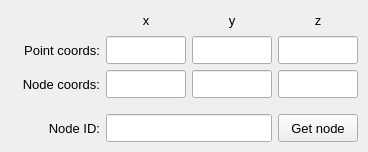
        <widget class="QWidget" name="tab_advanced_search">
         <attribute name="title">
          <string>Advanced search</string>
         </attribute>
         <layout class="QGridLayout" name="gridLayout_11">
          <property name="leftMargin">
           <number>4</number>
          </property>
          <property name="topMargin">
           <number>4</number>
          </property>
          <property name="rightMargin">
           <number>4</number>
          </property>
          <property name="bottomMargin">
           <number>4</number>
          </property>
          <property name="spacing">
           <number>4</number>
          </property>
          <item row="1" column="0">
           <widget class="QFrame" name="frame_7">
            <property name="frameShape">
             <enum>QFrame::Shape::NoFrame</enum>
            </property>
            <property name="frameShadow">
             <enum>QFrame::Shadow::Raised</enum>
            </property>
            <layout class="QGridLayout" name="gridLayout_15">
             <property name="leftMargin">
              <number>6</number>
             </property>
             <property name="topMargin">
              <number>6</number>
             </property>
             <property name="rightMargin">
              <number>6</number>
             </property>
             <property name="bottomMargin">
              <number>6</number>
             </property>
             <property name="spacing">
              <number>6</number>
             </property>
             <item row="0" column="0">
              <widget class="QLabel" name="label_8">
               <property name="minimumSize">
                <size>
                 <width>90</width>
                 <height>28</height>
                </size>
               </property>
               <property name="maximumSize">
                <size>
                 <width>90</width>
                 <height>28</height>
                </size>
               </property>
               <property name="font">
                <font>
                 <family>MS Shell Dlg 2</family>
                 <pointsize>10</pointsize>
                 <italic>false</italic>
                 <bold>false</bold>
                </font>
               </property>
               <property name="text">
                <string>Node ID:</string>
               </property>
               <property name="alignment">
                <set>Qt::AlignmentFlag::AlignRight|Qt::AlignmentFlag::AlignTrailing|Qt::AlignmentFlag::AlignVCenter</set>
               </property>
              </widget>
             </item>
             <item row="0" column="1">
              <widget class="QLineEdit" name="lineEdit_nearest_node_id">
               <property name="minimumSize">
                <size>
                 <width>0</width>
                 <height>28</height>
                </size>
               </property>
               <property name="maximumSize">
                <size>
                 <width>300</width>
                 <height>28</height>
                </size>
               </property>
               <property name="font">
                <font>
                 <family>MS Shell Dlg 2</family>
                 <pointsize>10</pointsize>
                 <italic>false</italic>
                 <bold>false</bold>
                </font>
               </property>
               <property name="focusPolicy">
                <enum>Qt::FocusPolicy::ClickFocus</enum>
               </property>
               <property name="styleSheet">
                <string notr="true"/>
               </property>
               <property name="alignment">
                <set>Qt::AlignmentFlag::AlignCenter</set>
               </property>
              </widget>
             </item>
             <item row="0" column="2">
              <widget class="QPushButton" name="pushButton_get_nearest_node">
               <property name="minimumSize">
                <size>
                 <width>80</width>
                 <height>28</height>
                </size>
               </property>
               <property name="maximumSize">
                <size>
                 <width>80</width>
                 <height>28</height>
                </size>
               </property>
               <property name="font">
                <font>
                 <family>MS Shell Dlg 2</family>
                 <pointsize>10</pointsize>
                 <italic>false</italic>
                 <bold>false</bold>
                </font>
               </property>
               <property name="toolTip">
                <string>&lt;html&gt;&lt;head/&gt;&lt;body&gt;&lt;p&gt;Get the nearest Node ID&lt;/p&gt;&lt;/body&gt;&lt;/html&gt;</string>
               </property>
               <property name="styleSheet">
                <string notr="true"/>
               </property>
               <property name="text">
                <string>Get node</string>
               </property>
               <property name="autoDefault">
                <bool>false</bool>
               </property>
              </widget>
             </item>
            </layout>
           </widget>
          </item>
          <item row="0" column="0">
           <widget class="QFrame" name="frame_5">
            <property name="frameShape">
             <enum>QFrame::Shape::NoFrame</enum>
            </property>
            <property name="frameShadow">
             <enum>QFrame::Shadow::Raised</enum>
            </property>
            <layout class="QGridLayout" name="gridLayout_10">
             <property name="leftMargin">
              <number>6</number>
             </property>
             <property name="topMargin">
              <number>6</number>
             </property>
             <property name="rightMargin">
              <number>6</number>
             </property>
             <property name="bottomMargin">
              <number>6</number>
             </property>
             <item row="0" column="1">
              <widget class="QLabel" name="label_5">
               <property name="minimumSize">
                <size>
                 <width>0</width>
                 <height>20</height>
                </size>
               </property>
               <property name="maximumSize">
                <size>
                 <width>100</width>
                 <height>28</height>
                </size>
               </property>
               <property name="font">
                <font>
                 <family>MS Shell Dlg 2</family>
                 <pointsize>10</pointsize>
                 <italic>false</italic>
                 <bold>false</bold>
                </font>
               </property>
               <property name="text">
                <string>x</string>
               </property>
               <property name="alignment">
                <set>Qt::AlignmentFlag::AlignCenter</set>
               </property>
              </widget>
             </item>
             <item row="0" column="2">
              <widget class="QLabel" name="label_6">
               <property name="minimumSize">
                <size>
                 <width>0</width>
                 <height>20</height>
                </size>
               </property>
               <property name="maximumSize">
                <size>
                 <width>100</width>
                 <height>28</height>
                </size>
               </property>
               <property name="font">
                <font>
                 <family>MS Shell Dlg 2</family>
                 <pointsize>10</pointsize>
                 <italic>false</italic>
                 <bold>false</bold>
                </font>
               </property>
               <property name="text">
                <string>y</string>
               </property>
               <property name="alignment">
                <set>Qt::AlignmentFlag::AlignCenter</set>
               </property>
              </widget>
             </item>
             <item row="0" column="3">
              <widget class="QLabel" name="label_7">
               <property name="minimumSize">
                <size>
                 <width>0</width>
                 <height>20</height>
                </size>
               </property>
               <property name="maximumSize">
                <size>
                 <width>100</width>
                 <height>28</height>
                </size>
               </property>
               <property name="font">
                <font>
                 <family>MS Shell Dlg 2</family>
                 <pointsize>10</pointsize>
                 <italic>false</italic>
                 <bold>false</bold>
                </font>
               </property>
               <property name="text">
                <string>z</string>
               </property>
               <property name="alignment">
                <set>Qt::AlignmentFlag::AlignCenter</set>
               </property>
              </widget>
             </item>
             <item row="1" column="1">
              <widget class="QLineEdit" name="lineEdit_point_coord_x">
               <property name="minimumSize">
                <size>
                 <width>80</width>
                 <height>24</height>
                </size>
               </property>
               <property name="maximumSize">
                <size>
                 <width>80</width>
                 <height>28</height>
                </size>
               </property>
               <property name="font">
                <font>
                 <pointsize>10</pointsize>
                 <bold>false</bold>
                </font>
               </property>
               <property name="alignment">
                <set>Qt::AlignmentFlag::AlignCenter</set>
               </property>
              </widget>
             </item>
             <item row="1" column="2">
              <widget class="QLineEdit" name="lineEdit_point_coord_y">
               <property name="minimumSize">
                <size>
                 <width>80</width>
                 <height>24</height>
                </size>
               </property>
               <property name="maximumSize">
                <size>
                 <width>80</width>
                 <height>28</height>
                </size>
               </property>
               <property name="font">
                <font>
                 <pointsize>10</pointsize>
                 <bold>false</bold>
                </font>
               </property>
               <property name="alignment">
                <set>Qt::AlignmentFlag::AlignCenter</set>
               </property>
              </widget>
             </item>
             <item row="1" column="3">
              <widget class="QLineEdit" name="lineEdit_point_coord_z">
               <property name="minimumSize">
                <size>
                 <width>80</width>
                 <height>24</height>
                </size>
               </property>
               <property name="maximumSize">
                <size>
                 <width>80</width>
                 <height>28</height>
                </size>
               </property>
               <property name="font">
                <font>
                 <pointsize>10</pointsize>
                 <bold>false</bold>
                </font>
               </property>
               <property name="alignment">
                <set>Qt::AlignmentFlag::AlignCenter</set>
               </property>
              </widget>
             </item>
             <item row="2" column="0">
              <widget class="QLabel" name="label_9">
               <property name="minimumSize">
                <size>
                 <width>90</width>
                 <height>28</height>
                </size>
               </property>
               <property name="maximumSize">
                <size>
                 <width>90</width>
                 <height>28</height>
                </size>
               </property>
               <property name="font">
                <font>
                 <family>MS Shell Dlg 2</family>
                 <pointsize>10</pointsize>
                 <italic>false</italic>
                 <bold>false</bold>
                </font>
               </property>
               <property name="text">
                <string>Node coords:</string>
               </property>
               <property name="alignment">
                <set>Qt::AlignmentFlag::AlignRight|Qt::AlignmentFlag::AlignTrailing|Qt::AlignmentFlag::AlignVCenter</set>
               </property>
              </widget>
             </item>
             <item row="2" column="1">
              <widget class="QLineEdit" name="lineEdit_node_coord_x">
               <property name="minimumSize">
                <size>
                 <width>80</width>
                 <height>24</height>
                </size>
               </property>
               <property name="maximumSize">
                <size>
                 <width>80</width>
                 <height>28</height>
                </size>
               </property>
               <property name="font">
                <font>
                 <pointsize>10</pointsize>
                 <bold>false</bold>
                </font>
               </property>
               <property name="alignment">
                <set>Qt::AlignmentFlag::AlignCenter</set>
               </property>
              </widget>
             </item>
             <item row="2" column="2">
              <widget class="QLineEdit" name="lineEdit_node_coord_y">
               <property name="minimumSize">
                <size>
                 <width>80</width>
                 <height>24</height>
                </size>
               </property>
               <property name="maximumSize">
                <size>
                 <width>80</width>
                 <height>28</height>
                </size>
               </property>
               <property name="font">
                <font>
                 <pointsize>10</pointsize>
                 <bold>false</bold>
                </font>
               </property>
               <property name="alignment">
                <set>Qt::AlignmentFlag::AlignCenter</set>
               </property>
              </widget>
             </item>
             <item row="2" column="3">
              <widget class="QLineEdit" name="lineEdit_node_coord_z">
               <property name="minimumSize">
                <size>
                 <width>80</width>
                 <height>24</height>
                </size>
               </property>
               <property name="maximumSize">
                <size>
                 <width>80</width>
                 <height>28</height>
                </size>
               </property>
               <property name="font">
                <font>
                 <pointsize>10</pointsize>
                 <bold>false</bold>
                </font>
               </property>
               <property name="alignment">
                <set>Qt::AlignmentFlag::AlignCenter</set>
               </property>
              </widget>
             </item>
             <item row="1" column="0">
              <widget class="QLabel" name="label_3">
               <property name="minimumSize">
                <size>
                 <width>90</width>
                 <height>28</height>
                </size>
               </property>
               <property name="maximumSize">
                <size>
                 <width>90</width>
                 <height>28</height>
                </size>
               </property>
               <property name="font">
                <font>
                 <family>MS Shell Dlg 2</family>
                 <pointsize>10</pointsize>
                 <italic>false</italic>
                 <bold>false</bold>
                </font>
               </property>
               <property name="text">
                <string>Point coords:</string>
               </property>
               <property name="alignment">
                <set>Qt::AlignmentFlag::AlignRight|Qt::AlignmentFlag::AlignTrailing|Qt::AlignmentFlag::AlignVCenter</set>
               </property>
              </widget>
             </item>
            </layout>
           </widget>
          </item>
         </layout>
        </widget>
